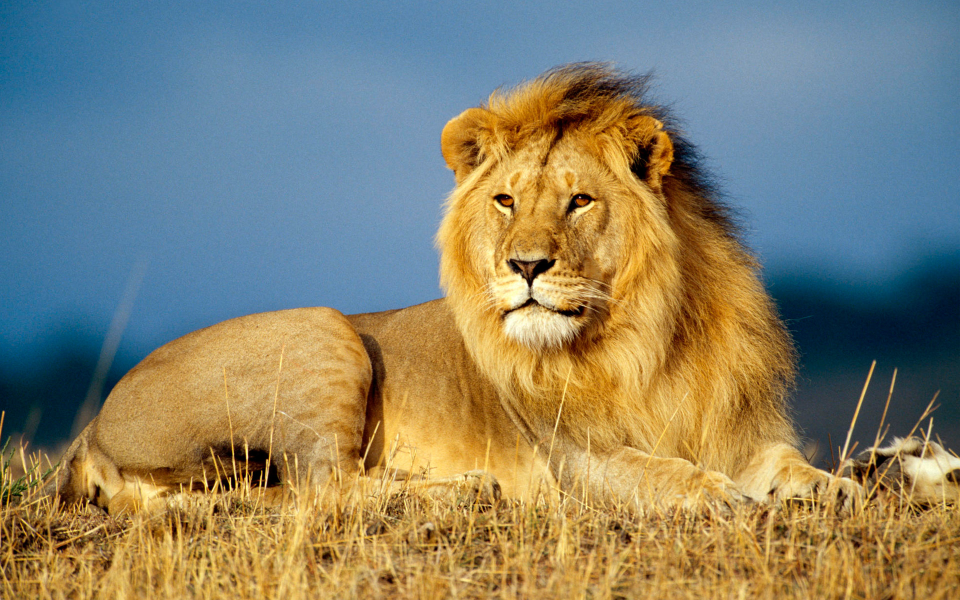
#> input picture images/my_image4.jpg, 1920 x 1200 px (shown at 1/2 size)
$ jupyter execute --allow-errors Logistic_Regression_with_a_Neural_Network_mindset_v6a.ipynb   (shell and % lines are left out)   (older library calls are emulated)
#> lines starting #> are read from the running program, lines starting #| are printed output that depends on the picture
### lr_utils.py
import numpy as np
import h5py


def load_dataset():
    train_dataset = h5py.File('datasets/train_catvnoncat.h5', "r")
    train_set_x_orig = np.array(train_dataset["train_set_x"][:])
    train_set_y_orig = np.array(train_dataset["train_set_y"][:])

    test_dataset = h5py.File('datasets/test_catvnoncat.h5', "r")
    test_set_x_orig = np.array(test_dataset["test_set_x"][:])
    test_set_y_orig = np.array(test_dataset["test_set_y"][:])

    classes = np.array(test_dataset["list_classes"][:])

    train_set_y_orig = train_set_y_orig.reshape((1, train_set_y_orig.shape[0]))
    test_set_y_orig = test_set_y_orig.reshape((1, test_set_y_orig.shape[0]))

    return train_set_x_orig, train_set_y_orig, test_set_x_orig, test_set_y_orig, classes

### Logistic_Regression_with_a_Neural_Network_mindset_v6a.ipynb
[cell 1]
import numpy as np
import matplotlib.pyplot as plt
import h5py
import scipy
import scipy.misc
from PIL import Image
from scipy import ndimage
from lr_utils import load_dataset
import imageio

#> (a cell that did not finish here is left out)

#> (a cell that did not finish here is left out)

[cell 4]
index = 10
#> (the rest of this cell did not finish here and is left out)

#> (a cell that did not finish here is left out)

#> (a cell that did not finish here is left out)

#> (a cell that did not finish here is left out)

[cell 8]
def sigmoid(z):
    s = 1 / (1 + np.exp(-z))
    return s

[cell 9]
print("sigmoid([0, 2]) = " + str(sigmoid(np.array([0, 2]))))

[cell 10]
def initialize_with_zeros(dim):
    w = np.zeros((dim, 1))
    b = 0

    assert(w.shape == (dim, 1))
    assert(isinstance(b, float) or isinstance(b, int))

    return w, b

[cell 11]
dim = 2
w, b = initialize_with_zeros(dim)
print("w = " + str(w))
print("b = " + str(b))

[cell 12]
def propagate(w, b, X, Y):
    m = X.shape[1]

    Z = np.dot(w.T, X) + b # 1 * m
    A = sigmoid(Z) # 1 * m
    L = -((Y * np.log(A)) + ((1 - Y) * np.log(1 - A))) # 1 * m
    cost = (1 / m) * np.sum(L) # 1 * 1

    dw = (1 / m) * np.dot(X, (A - Y).T)
    db = (1 / m) * np.sum(A - Y)

    assert(dw.shape == w.shape)
    assert(db.dtype == float)
    cost = np.squeeze(cost)
    assert(cost.shape == ())

    grads = {"dw": dw,
            "db": db}

    return grads, cost

[cell 13]
w, b, X, Y = np.array([[1.], [2.]]), 2., np.array([[1., 2., -1.], [3., 4., -3.2]]), np.array([[1, 0, 1]])
grads, cost = propagate(w, b, X, Y)
print("dw = " + str(grads["dw"]))
print("db = " + str(grads["db"]))
print("cost = " + str(cost))

[cell 14]
def optimize(w, b, X, Y, num_interations, learning_rate, print_cost = False):
#> called with w = array of shape (2, 1), b = 2, X = array of shape (2, 3), Y = array of shape (1, 3), num_interations = 100, learning_rate = 0.009, print_cost = False
    costs = []

    for i in range(num_interations):
        grads, cost = propagate(w, b, X, Y)

        dw = grads["dw"]
        db = grads["db"]

        w = w - np.multiply(learning_rate, dw)
        b = b - np.multiply(learning_rate, db)

        if i % 100 == 0:
            costs.append(cost)

        if print_cost and i % 100 == 0:
            print("Cost after iteration %i: %f" %(i, cost))

    params = {"w": w,
              "b": b}

    grads = {"dw": dw,
             "db": db}

    return params, grads, costs

[cell 15]
params, grads, costs = optimize(w, b, X, Y, num_interations=100, learning_rate=0.009, print_cost=False)

print("w = " + str(params["w"]))
print("b = " + str(params["b"]))
print("dw = " + str(grads["dw"]))
print("db = " + str(grads["db"]))

[cell 16]
plt.plot(costs)
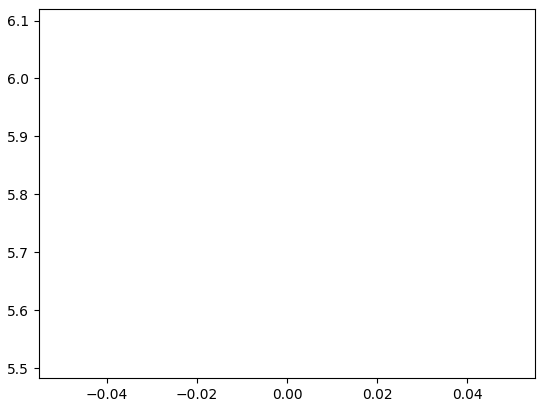
#> figure drawn by matplotlib, 1 panel

[cell 17]
def predict(w, b, X):
    m = X.shape[1]
    Y_prediction = np.zeros((1, m))
    w = w.reshape(X.shape[0], 1)

    A = sigmoid(np.dot(w.T, X) + b) # 1 * m

    Y_prediction = (A >= 0.5) * 1.0

    assert(Y_prediction.shape == (1, m))

    return Y_prediction

[cell 18]
w = np.array([[0.1124579], [0.23106775]])
b = -0.3
X = np.array([[1., -1.1, -3.2], [1.2, 2., 0.1]])
print("predictions = " + str(predict(w, b, X)))

[cell 19]
def model(X_train, Y_train, X_test, Y_test, num_interations = 2000, learning_rate = 0.5, print_cost = False):
    w, b = initialize_with_zeros(X_train.shape[0])

    parameters, grads, costs = optimize(w, b, X_train, Y_train, num_interations, learning_rate, print_cost)
    w = parameters["w"]
    b = parameters["b"]

    Y_prediction_test = predict(w, b, X_test)
    Y_prediction_train = predict(w, b, X_train)

    print("train accuracy: {} %".format(100 - np.mean(np.abs(Y_prediction_train - Y_train)) * 100))
    print("test accuracy: {} %".format(100 - np.mean(np.abs(Y_prediction_test - Y_test)) * 100))

    d = {"costs": costs,
         "Y_prediction_test": Y_prediction_test,
         "w": w,
         "b": b,
         "learning_rate": learning_rate,
         "num_iterations": num_interations}

    return d

#> (a cell that did not finish here is left out)

#> (a cell that did not finish here is left out)

[cell 22]
index = 25
#> (the rest of this cell did not finish here and is left out)

#> (a cell that did not finish here is left out)

[cell 24]
learning_rates = [0.01, 0.001, 0.0001]
models = {}
#> (the rest of this cell did not finish here and is left out)

#> (a cell that did not finish here is left out)

[cell 26]
np.sqrt(12288 / 3)

[cell 27]
from skimage.transform import resize

my_image = "my_image4.jpg"

# We preprocess the image to fit your algorithm.
fname = "images/" + my_image
image = np.array(imageio.imread(fname))
#> image is the input picture: shape (1200, 1920, 3); mean R, G, B 134, 130.6, 109
image = image/255.

#> (the rest of this cell did not finish here and is left out)
